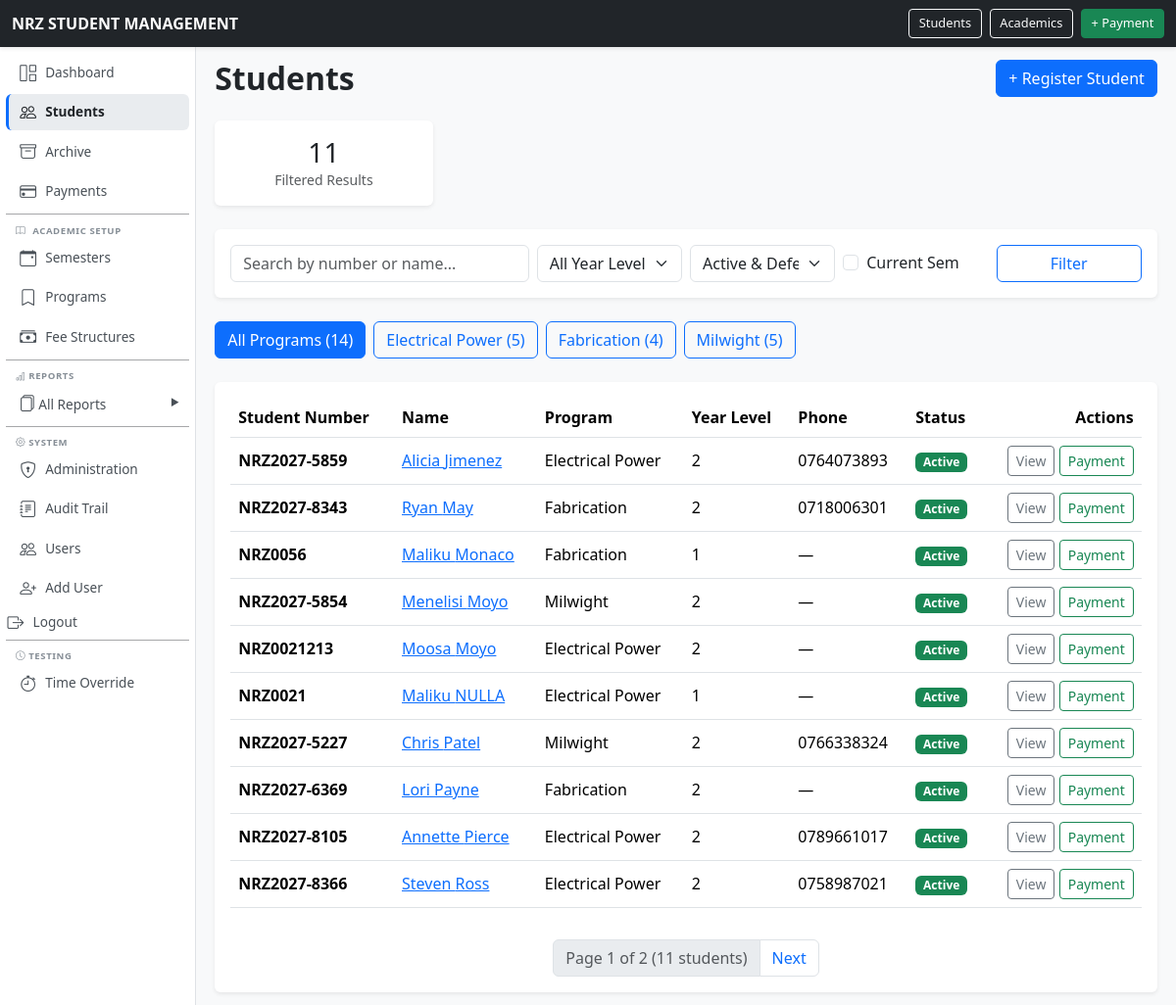
Page /students/ (signed in) on the committed database.
### school/models.py (models this page shows, shortened)
class Program(models.Model):
    CATEGORY_CHOICES = [
        ("NC", "National Certificate"),
        ("NQ", "National Qualification"),
        ("OTHER", "Other"),
    ]
    code = models.CharField(
        max_length=30,
        unique=True,
    )
    name = models.CharField(
        max_length=150,
        unique=True,
    )
    description = models.TextField(
        blank=True,
    )
    duration_years = models.PositiveSmallIntegerField()
    category = models.CharField(
        max_length=10,
        choices=CATEGORY_CHOICES,
        default="OTHER",
    )
    active = models.BooleanField(
        default=True,
    )
    class Meta:
        ordering = ["name"]

class Student(models.Model):
    ACTIVE = "ACTIVE"
    DEFERRED = "DEFERRED"
    WITHDRAWN = "WITHDRAWN"
    COMPLETED = "COMPLETED"
    STATUS_CHOICES = [
        (ACTIVE, "Active"),
        (DEFERRED, "Deferred"),
        (WITHDRAWN, "Withdrawn"),
        (COMPLETED, "Completed"),
    ]
    student_number = models.CharField(
        max_length=30,
        unique=True,
    )
    first_name = models.CharField(
        max_length=100,
    )
    national_id = models.CharField(
        max_length=100,
    )
    last_name = models.CharField(
        max_length=100,
    )
    date_of_birth = models.DateField(
        null=True,
        blank=True,
    )
    gender = models.CharField(
        max_length=20,
        blank=True,
    )
    guardian_name = models.CharField(
        max_length=150,
        blank=True,
    )
    guardian_phone = models.CharField(
        max_length=30,
        blank=True,
    )
    student_phone = models.CharField(
        max_length=30,
        blank=True ,
    )
    address = models.TextField(
        blank=True,
    )
    program = models.ForeignKey(
        Program,
        on_delete=models.PROTECT,
        related_name="students",
    )
    intake_year = models.ForeignKey(
        AcademicYear,
        on_delete=models.PROTECT,
        related_name="students",
    )
    status = models.CharField(
        max_length=20,
        choices=STATUS_CHOICES,
        default=ACTIVE,
    )
    created_at = models.DateTimeField(
        auto_now_add=True,
    )
    class Meta:
        ordering = [
            "last_name",
            "first_name",
        ]
        permissions = [
            ("can_view_financial_reports", "Can view financial reports"),
            ("can_view_outstanding_reports", "Can view outstanding balances"),
            ("can_record_payments", "Can record payments"),
        ]
    def get_current_enrollment(self, today=None):
        from school.utils.time_utils import get_current_date
        today = today or get_current_date()
        enrollments = self.enrollments.filter(
            status=Enrollment.ACTIVE
        ).select_related('semester')
        for e in enrollments:
            if e.semester.start_date <= today <= e.semester.end_date:
                return e
        future = enrollments.filter(semester__start_date__gt=today).order_by('semester__start_date')
        if future.exists():
            return future.first()
        past = enrollments.order_by('-semester__end_date')
        return past.first() if past.exists() else None

class Enrollment(models.Model):
    ACTIVE = "ACTIVE"
    COMPLETED = "COMPLETED"
    DEFERRED = "DEFERRED"
    WITHDRAWN = "WITHDRAWN"
    STATUS_CHOICES = [
        (ACTIVE, "Active"),
        (COMPLETED, "Completed"),
        (DEFERRED, "Deferred"),
        (WITHDRAWN, "Withdrawn"),
    ]
    student = models.ForeignKey(
        Student,
        on_delete=models.PROTECT,
        related_name="enrollments",
    )
    program = models.ForeignKey(
        Program,
        on_delete=models.PROTECT,
        related_name="enrollments",
    )
    semester = models.ForeignKey(
        Semester,
        on_delete=models.PROTECT,
        related_name="enrollments",
    )
    year_level = models.PositiveSmallIntegerField()
    status = models.CharField(
        max_length=20,
        choices=STATUS_CHOICES,
        default=ACTIVE,
    )
    enrolled_at = models.DateTimeField(
        auto_now_add=True,
    )
    class Meta:
        ordering = ["-semester__academic_year__name", "-semester__number"]
        constraints = [
            models.UniqueConstraint(
                fields=["student", "semester"],
                name="student_can_only_enroll_once_per_semester",
            ),
        ]

### school/views.py (the view)
# urls.py: path("students/", views.student_list, name="student_list"),
@permission_required("school.view_student", raise_exception=True)
def student_list(request):
    query = request.GET.get("q", "").strip()
    status_filter = request.GET.get("status", "")
    program_filter = request.GET.get("program", "")
    year_level_filter = request.GET.get("year_level", "")
    current_semester_only = request.GET.get("current_semester", "")
    today = get_current_date()
    students = Student.objects.all()
    total_students = Student.objects.count()
    if query:
        students = students.filter(
            Q(student_number__icontains=query)
            | Q(first_name__icontains=query)
            | Q(last_name__icontains=query)
        )
    if program_filter:
        students = students.filter(program_id=program_filter)
    if status_filter == "all":
        pass
    elif status_filter:
        students = students.filter(status=status_filter.upper())
    else:
        students = students.filter(status__in=[Student.ACTIVE, Student.DEFERRED])
    if year_level_filter:
        students = students.filter(
            enrollments__status=Enrollment.ACTIVE,
            enrollments__semester__end_date__gte=today,
            enrollments__year_level=year_level_filter
        ).distinct()
    if current_semester_only:
        current_sem = Semester.objects.filter(
            start_date__lte=today, end_date__gte=today
        ).first()
        if current_sem:
            students = students.filter(enrollments__semester=current_sem)
    program_counts = Student.objects.values("program__id", "program__name").annotate(
        count=Count("id")
    ).order_by("program__name")
    status_counts = Student.objects.values("status").annotate(
        count=Count("id")
    ).order_by("status")
    max_year_level = Program.objects.aggregate(max_duration=Max("duration_years"))["max_duration"] or 6
    students = students.select_related("program", "intake_year").prefetch_related(
        "enrollments__semester"
    )
    filtered_count = students.count()
    paginator = Paginator(students, 10)
    page_obj = paginator.get_page(request.GET.get("page"))
    return render(
        request,
        "school/student_list.html",
        {
            "total_students": total_students,
            "filtered_count": filtered_count,
            "page_obj": page_obj,
            "query": query,
            "status_filter": status_filter,
            "program_filter": program_filter,
            "year_level_filter": year_level_filter,
            "current_semester_only": current_semester_only,
            "status_choices": Student.STATUS_CHOICES,
            "program_counts": program_counts,
            "status_counts": {s["status"]: s["count"] for s in status_counts},
            "max_year_level": max_year_level,
            "today": today,
        },
    )

### school/context_processors.py (called while the page is built)
def time_override_enabled(request):
    return {
        'ENABLE_TIME_OVERRIDE': getattr(settings, 'ENABLE_TIME_OVERRIDE', False)
    }

### school/models.py (called while the page is built)
    @classmethod
    def get_frozen_time(cls):
        obj = cls.objects.first()
        return obj.frozen_datetime if obj else None

### school/utils/time_utils.py (called while the page is built)
def get_current_datetime():
    if getattr(settings, 'ENABLE_TIME_OVERRIDE', False):
        from school.models import TimeOverride
        frozen = TimeOverride.get_frozen_time()
        if frozen is not None:
            if timezone.is_naive(frozen):
                frozen = timezone.make_aware(frozen)
            return frozen
    return timezone.now()

def get_current_date():
    return get_current_datetime().date()

### templates/school/student_list.html (shortened to what this page needs)
{% extends "base.html" %}
{% load school_tags %}
{% block content %}
<div class="d-flex justify-content-between align-items-center mb-4">
    <h2 class="fw-bold mb-0">Students</h2>
    <a href="{% url 'student_create' %}" class="btn btn-primary">+ Register Student</a>
</div>
<div class="row mb-4">
    <div class="col-md-3">
        <div class="card border-0 shadow-sm text-center p-3">
            <h3 class="mb-0">{{ filtered_count }}</h3>
            <small class="text-muted">Filtered Results</small>
        </div>
    </div>
</div>
<div class="card border-0 shadow-sm mb-4">
    <div class="card-body">
        <form method="get" class="row g-2 align-items-center">
            <div class="col-md-4">
                <input type="text" name="q" class="form-control" placeholder="Search by number or name..." value="{{ query }}">
            </div>
            <div class="col-md-2">
                <select name="year_level" class="form-select" onchange="this.form.submit()">
                    <option value="">All Year Levels</option>
                </select>
            </div>
            <div class="col-md-2">
                <select name="status" class="form-select" onchange="this.form.submit()">
                    <option value="" {% if status_filter == "" %}selected{% endif %}>
                        Active & Deferred
                    </option>
                </select>
            </div>
            <div class="col-md-2">
                <div class="form-check">
                    <input class="form-check-input" type="checkbox" name="current_semester" value="1" id="id_current_semester" {% if current_semester_only %}checked{% endif %} onchange="this.form.submit()">
                    <label class="form-check-label" for="id_current_semester">Current Sem</label>
                </div>
            </div>
            <div class="col-md-2">
                <button type="submit" class="btn btn-outline-primary w-100">Filter</button>
            </div>
        </form>
    </div>
</div>
<div class="mb-4">
    <div class="d-flex flex-wrap gap-2">
        <a href="{% url 'student_list' %}" class="btn btn-outline-primary {% if not program_filter %}active{% endif %}">
            All Programs ({{ total_students }})
        </a>
        {% for p in program_counts %}
        <a href="?program={{ p.program__id }}&q={{ query }}&year_level={{ year_level_filter }}&status={{ status_filter }}&current_semester={{ current_semester_only }}"
           class="btn btn-outline-primary {% if program_filter == p.program__id|stringformat:"s" %}active{% endif %}">
            {{ p.program__name }} ({{ p.count }})
        </a>
        {% endfor %}
    </div>
</div>
<div class="card border-0 shadow-sm">
    <div class="card-body">
        <div class="table-responsive">
            <table class="table table-hover align-middle">
                <thead>
                    <tr>
                        <th>Student Number</th>
                        <th>Name</th>
                        <th>Program</th>
                        <th>Year Level</th>
                        <th>Phone</th>
                        <th>Status</th>
                        <th class="text-end">Actions</th>
                    </tr>
                </thead>
                <tbody>
                    {% for student in page_obj %}
                    <tr>
                        <td class="fw-bold">{{ student.student_number }}</td>
                        <td>
                            <a href="{% url 'student_detail' student.pk %}">
                                {{ student.first_name }} {{ student.last_name }}
                            </a>
                        </td>
                        <td>{{ student.program.name }}</td>
                        <td>
                            {% with enrollment=student.get_current_enrollment %}
                                {% if enrollment %}
                                    {{ enrollment.year_level }}
                                {% else %}
                                    <span class="text-muted">—</span>
                                {% endif %}
                            {% endwith %}
                        </td>
                        <td>{{ student.student_phone|default:"—" }}</td>
                        <td>
                            {% if student.status == "ACTIVE" %}
                                <span class="badge text-bg-success">Active</span>
                            {% elif student.status == "DEFERRED" %}
                                <span class="badge text-bg-warning">Deferred</span>
                            {% elif student.status == "WITHDRAWN" %}
                                <span class="badge text-bg-secondary">Withdrawn</span>
                            {% elif student.status == "COMPLETED" %}
                                <span class="badge text-bg-primary">Completed</span>
                            {% endif %}
                        </td>
                        <td class="text-end">
                            <a href="{% url 'student_detail' student.pk %}" class="btn btn-sm btn-outline-secondary">View</a>
                            <a href="{% url 'payment_create' %}?student={{ student.pk }}" class="btn btn-sm btn-outline-success">Payment</a>
                        </td>
                    </tr>
                    {% endfor %}
                </tbody>
            </table>
        </div>
        {% if page_obj.paginator.num_pages > 1 %}
        <nav class="mt-3">
            <ul class="pagination justify-content-center mb-0">
                <li class="page-item disabled">
                    <span class="page-link">Page {{ page_obj.number }} of {{ page_obj.paginator.num_pages }} ({{ page_obj.paginator.count }} students)</span>
                </li>
                {% if page_obj.has_next %}
                    <li class="page-item">
                        <a class="page-link" href="?page={{ page_obj.next_page_number }}&q={{ query }}&status={{ status_filter }}&program={{ program_filter }}&year_level={{ year_level_filter }}&current_semester={{ current_semester_only }}">Next</a>
                    </li>
                {% endif %}
            </ul>
        </nav>
        {% endif %}
    </div>
</div>
{% endblock %}

### templates/base.html (style rules this page uses)
body { margin: 0; padding: 0; background-color: #f8f9fa; }

### rows in the picture
Program: program__name "Electrical Power", count "5"
Program: program__name "Fabrication", count "4"
Program: program__name "Milwight", count "5"
Student: student_number "NRZ2027-5859", first_name "Alicia", last_name "Jimenez", program.name "Electrical Power", get_current_enrollment.year_level "2", student_phone "0764073893", status "Active"
Student: student_number "NRZ2027-8343", first_name "Ryan", last_name "May", program.name "Fabrication", get_current_enrollment.year_level "2", student_phone "0718006301", status "Active"
Student: student_number "NRZ0056", first_name "Maliku", last_name "Monaco", program.name "Fabrication", get_current_enrollment.year_level "1", student_phone "—", status "Active"
Student: student_number "NRZ2027-5854", first_name "Menelisi", last_name "Moyo", program.name "Milwight", get_current_enrollment.year_level "2", student_phone "—", status "Active"
Student: student_number "NRZ0021213", first_name "Moosa", last_name "Moyo", program.name "Electrical Power", get_current_enrollment.year_level "2", student_phone "—", status "Active"
Student: student_number "NRZ0021", first_name "Maliku", last_name "NULLA", program.name "Electrical Power", get_current_enrollment.year_level "1", student_phone "—", status "Active"
Student: student_number "NRZ2027-5227", first_name "Chris", last_name "Patel", program.name "Milwight", get_current_enrollment.year_level "2", student_phone "0766338324", status "Active"
Student: student_number "NRZ2027-6369", first_name "Lori", last_name "Payne", program.name "Fabrication", get_current_enrollment.year_level "2", student_phone "—", status "Active"
Student: student_number "NRZ2027-8105", first_name "Annette", last_name "Pierce", program.name "Electrical Power", get_current_enrollment.year_level "2", student_phone "0789661017", status "Active"
Student: student_number "NRZ2027-8366", first_name "Steven", last_name "Ross", program.name "Electrical Power", get_current_enrollment.year_level "2", student_phone "0758987021", status "Active"

### other values in the picture
{{ filtered_count }} "11"
{{ total_students }} "14"
{{ page_obj.number }} "1"
{{ page_obj.paginator.num_pages }} "2"
{{ page_obj.paginator.count }} "11"
